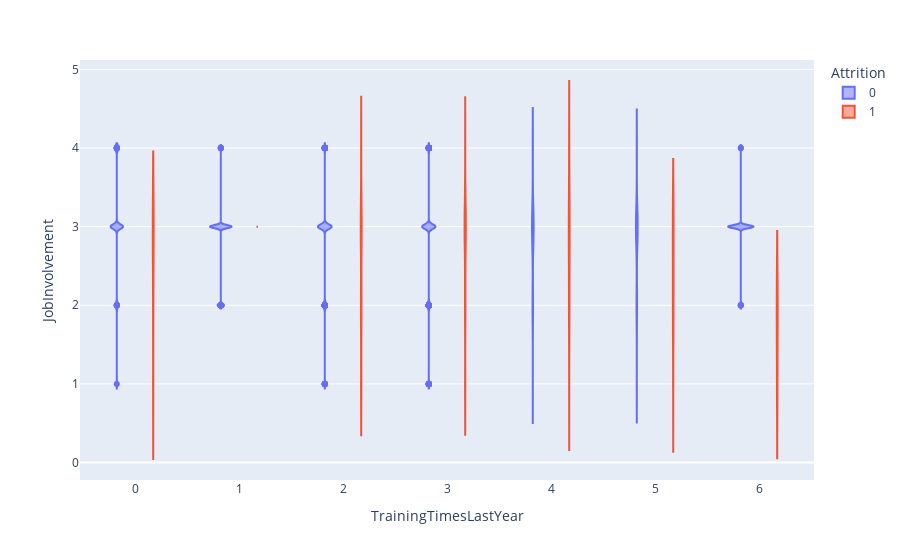

The cell this chart's notebook holds for it:
### Code cell
multivarinent(data, 'TrainingTimesLastYear', 'JobInvolvement', graphType='Violin')

### Figure 1 — Plotly figure (JSON) as saved in the notebook; plotly's stock layout.template omitted (floating-point values rounded to 4 significant figures; data arrays with more than 128 entries replaced by an {"elided": "..."} marker saying what was removed)
{"data": [{"alignmentgroup": "True", "box": {"visible": false}, "hovertemplate": "Attrition=0<br>TrainingTimesLastYear=%{x}<br>JobInvolvement=%{y}<extra></extra>", "legendgroup": "0", "marker": {"color": "#636efa"}, "name": "0", "offsetgroup": "0", "orientation": "v", "scalegroup": "True", "showlegend": true, "type": "violin", "x": {"elided": "1477 int values"}, "x0": " ", "xaxis": "x", "y": {"elided": "1477 int values"}, "y0": " ", "yaxis": "y"}, {"alignmentgroup": "True", "box": {"visible": false}, "hovertemplate": "Attrition=1<br>TrainingTimesLastYear=%{x}<br>JobInvolvement=%{y}<extra></extra>", "legendgroup": "1", "marker": {"color": "#EF553B"}, "name": "1", "offsetgroup": "1", "orientation": "v", "scalegroup": "True", "showlegend": true, "type": "violin", "x": {"elided": "200 int values"}, "x0": " ", "xaxis": "x", "y": {"elided": "200 int values"}, "y0": " ", "yaxis": "y"}], "layout": {"legend": {"title": {"text": "Attrition"}, "tracegroupgap": 0}, "margin": {"t": 60}, "violinmode": "group", "xaxis": {"anchor": "y", "domain": [0, 1], "title": {"text": "TrainingTimesLastYear"}}, "yaxis": {"anchor": "x", "domain": [0, 1], "title": {"text": "JobInvolvement"}}}}
